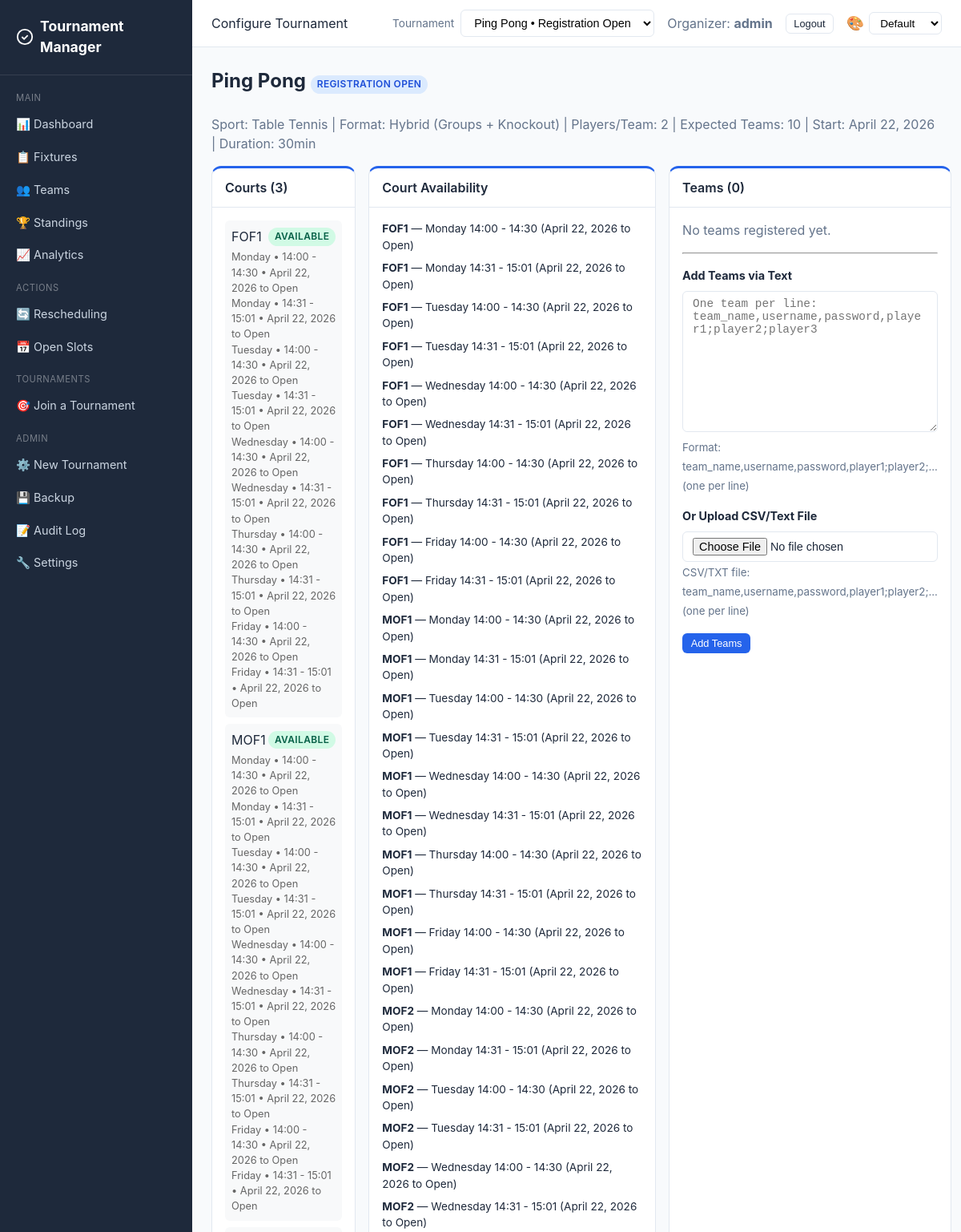
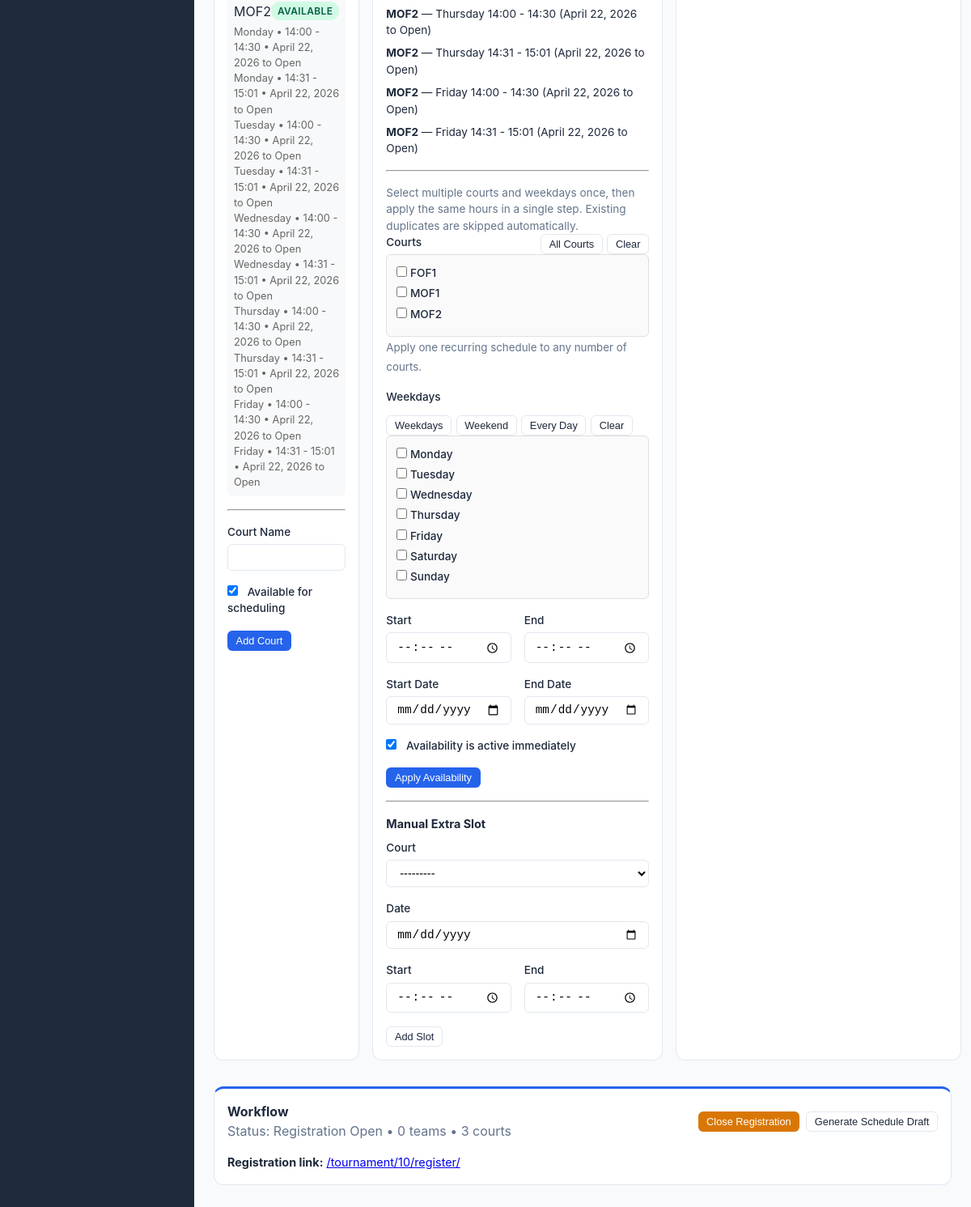
The page /tournament/10/config/ (signed in) on the database as committed earlier (2 pictures, top to bottom).
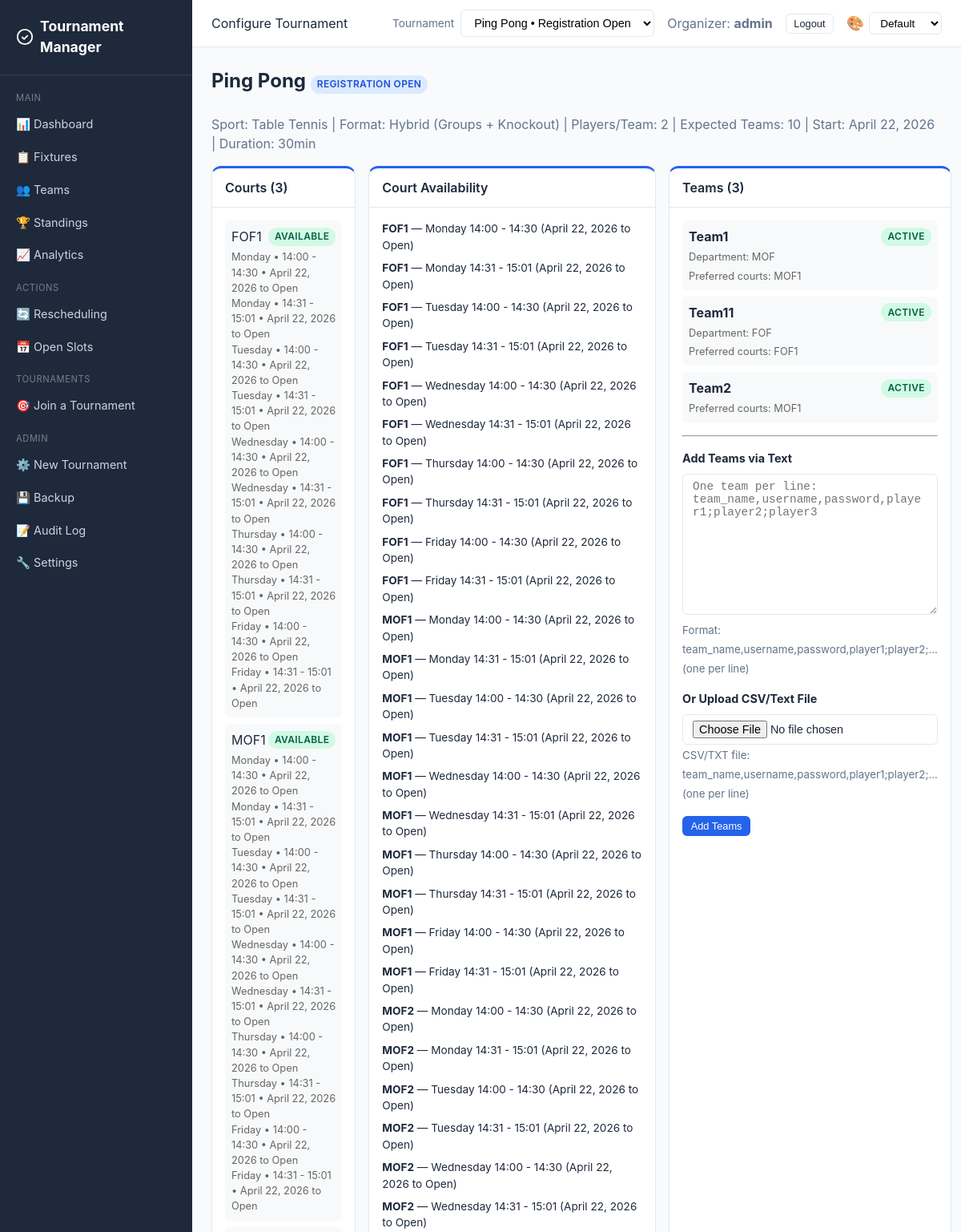
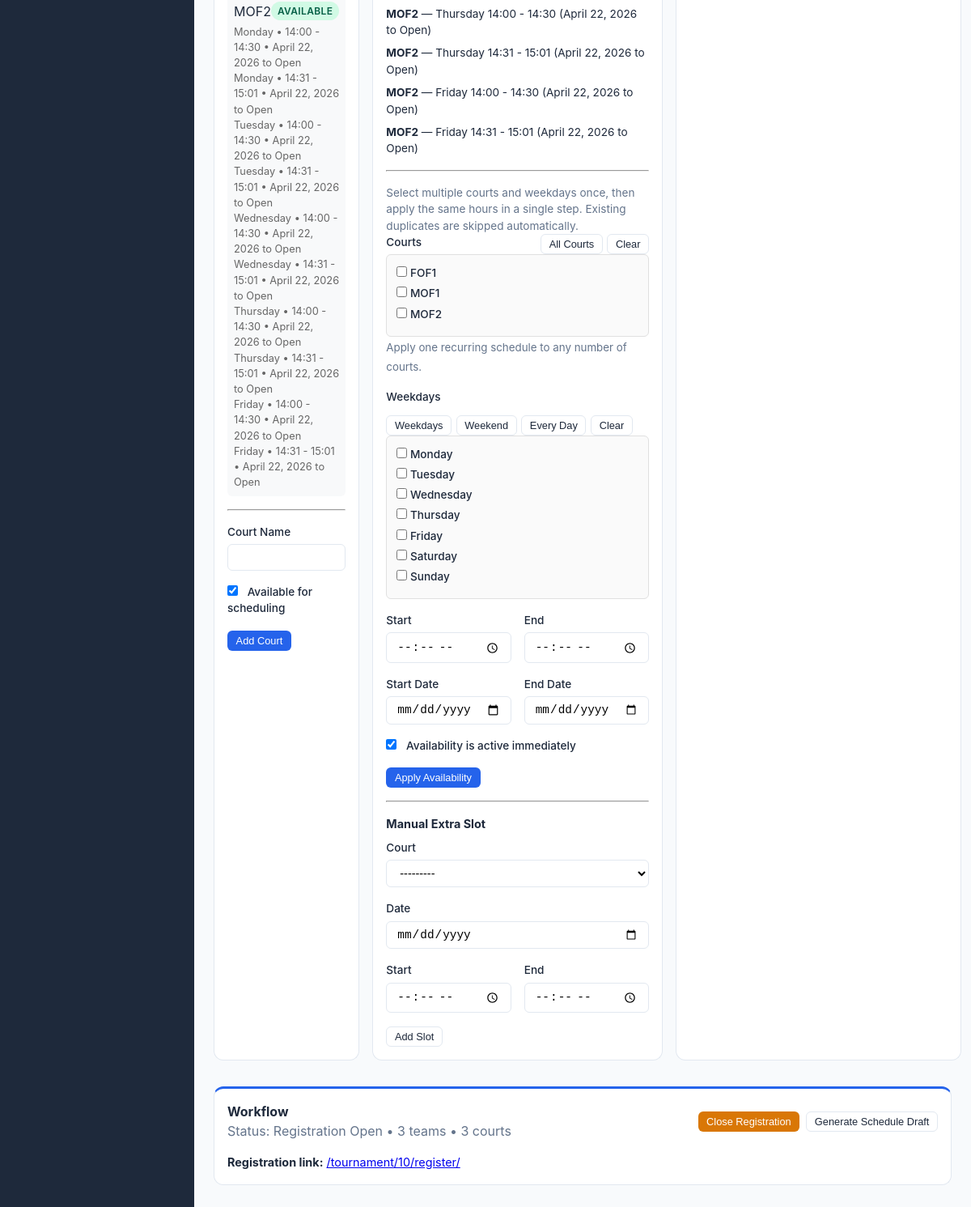
The same page on the database as committed later (2 pictures, top to bottom).
### core/models.py (models this page shows, shortened)
class Court(models.Model):
    tournament = models.ForeignKey(
        Tournament, on_delete=models.CASCADE, related_name="courts"
    )
    name = models.CharField(max_length=100)
    is_available = models.BooleanField(default=True)
    class Meta:
        unique_together = ["tournament", "name"]
    def __str__(self):
        return self.name

class CourtAvailability(models.Model):
    WEEKDAY_CHOICES = [
        (0, "Monday"),
        (1, "Tuesday"),
        (2, "Wednesday"),
        (3, "Thursday"),
        (4, "Friday"),
        (5, "Saturday"),
        (6, "Sunday"),
    ]
    court = models.ForeignKey(
        Court, on_delete=models.CASCADE, related_name="availabilities"
    )
    weekday = models.IntegerField(choices=WEEKDAY_CHOICES)
    start_time = models.TimeField()
    end_time = models.TimeField()
    start_date = models.DateField(null=True, blank=True)
    end_date = models.DateField(null=True, blank=True)
    is_active = models.BooleanField(default=True)
    class Meta:
        ordering = ["court__name", "weekday", "start_time"]

class Team(models.Model):
    STATUS_CHOICES = [
        ("active", "Active"),
        ("withdrawn", "Withdrawn"),
    ]
    user = models.ForeignKey(User, on_delete=models.CASCADE, related_name="captained_teams")
    tournament = models.ForeignKey(
        Tournament, on_delete=models.CASCADE, related_name="teams"
    )
    name = models.CharField(max_length=100)
    department = models.CharField(max_length=120, blank=True, default="")
    status = models.CharField(max_length=20, choices=STATUS_CHOICES, default="active")
    withdrawn_at = models.DateTimeField(null=True, blank=True)
    group = models.CharField(max_length=5, blank=True, default="")
    preferred_courts = models.ManyToManyField(Court, blank=True, related_name="preferred_by")
    availability_notes = models.TextField(blank=True, default="")
    seed = models.IntegerField(default=0)
    class Meta:
        unique_together = [["tournament", "name"], ["tournament", "user"]]

### core/views.py (the view)
# urls.py: path("tournament/<int:pk>/config/", views.tournament_config, name="tournament_config"),
@login_required
def tournament_config(request, pk):
    if not _is_organizer(request.user):
        return redirect("dashboard")
    tournament = get_object_or_404(Tournament, pk=pk)
    request.session["selected_tournament_id"] = tournament.pk
    teams = tournament.teams.prefetch_related("players", "preferred_courts").all()
    return render(request, "core/tournament_config.html", {
        "tournament": tournament,
        "courts": tournament.courts.all(),
        "court_availabilities": CourtAvailability.objects.filter(court__tournament=tournament).select_related("court"),
        "teams": teams,
        "time_slots": tournament.time_slots.select_related("court").all(),
        "court_form": CourtForm(),
        "timeslot_form": TimeSlotForm(tournament=tournament),
        "court_availability_form": CourtAvailabilityForm(tournament=tournament),
        "bulk_team_form": BulkTeamForm(),
        "bulk_team_file_form": BulkTeamFileForm(),
        **_tournament_context(request, tournament),
    })

### core/forms.py
class CourtForm(forms.ModelForm):
    class Meta:
        model = Court
        fields = ["name", "is_available"]
        widgets = {
            "name": forms.TextInput(attrs={"class": "form-control"}),
            "is_available": forms.CheckboxInput(attrs={"class": "form-check-input"}),
        }
    def __init__(self, *args, **kwargs):
        super().__init__(*args, **kwargs)
        self.fields["is_available"].required = False
        self.fields["is_available"].initial = True

### core/views.py (called while the page is built, shortened)
def _tournament_context(request, tournament=None):
    if not request.user.is_authenticated:
        return {}
    if _is_organizer(request.user):
        return {
            "available_tournaments": _get_available_tournaments(),
            "selected_tournament": tournament,
        }

def _is_organizer(user):
    return user.is_staff or user.is_superuser

### templates/core/tournament_config.html (shortened to what the changed rows need)
{% extends "core/base.html" %}
{% block content %}
<h1 class="page-title">{{ tournament.name }} <span class="badge badge-{{ tournament.status }}">{{ tournament.get_status_display }}</span></h1>
<div class="grid grid-3">
    <div class="card">
        <div class="card-body">
            {% for court in courts %}
            <div class="mb-1" style="padding:0.5rem;background:#f8f9fa;border-radius:6px;">
                <div class="d-flex justify-between align-center">
                    <span>{{ court.name }}</span>
                    <span class="badge {% if court.is_available %}badge-active{% else %}badge-withdrawn{% endif %}">
                        {% if court.is_available %}Available{% else %}Unavailable{% endif %}
                    </span>
                </div>
                <div style="font-size:0.8rem;color:#666;margin-top:0.25rem;">
                    {% with avails=court.availabilities.all %}
                        {% if avails %}
                            {% for avail in avails %}
                                <div>{{ avail.get_weekday_display }} • {{ avail.start_time|time:"H:i" }} - {{ avail.end_time|time:"H:i" }}{% if avail.start_date or avail.end_date %} • {{ avail.start_date|default:"Any" }} to {{ avail.end_date|default:"Open" }}{% endif %}</div>
                            {% endfor %}
                        {% else %}
                            <span class="text-muted">No recurring availability set yet.</span>
                        {% endif %}
                    {% endwith %}
                </div>
            </div>
            {% empty %}
            <p class="text-muted">No courts added yet.</p>
            {% endfor %}
        </div>
    </div>
    <div class="card">
        <div class="card-body">
            {% for ca in court_availabilities %}
            <div class="mb-1" style="font-size:0.85rem;">
                <strong>{{ ca.court.name }}</strong> — {{ ca.get_weekday_display }} {{ ca.start_time|time:"H:i" }} - {{ ca.end_time|time:"H:i" }}{% if ca.start_date or ca.end_date %} ({{ ca.start_date|default:"Any" }} to {{ ca.end_date|default:"Open" }}){% endif %}
            </div>
            {% empty %}
            <p class="text-muted">No recurring availability added yet.</p>
            {% endfor %}
            <hr style="margin:1rem 0;">
            <p class="text-muted" style="font-size:0.85rem;">Select multiple courts and weekdays once, then apply the same hours in a single step. Existing duplicates are skipped automatically.</p>
            <form method="post" action="{% url 'add_court_availability' pk=tournament.pk %}">
                <div class="form-group">
                </div>
                <div class="form-group">
                </div>
                <div class="grid grid-2">
                </div>
                <div class="grid grid-2">
                </div>
                <div class="form-group">
                </div>
                <button type="submit" class="btn btn-primary btn-sm">Apply Availability</button>
            </form>
            <hr style="margin:1rem 0;">
            <h4 style="font-size:0.9rem;margin-bottom:0.5rem;">Manual Extra Slot</h4>
            <form method="post" action="{% url 'add_timeslot' pk=tournament.pk %}">
                <div class="form-group"><label>Court</label>{{ timeslot_form.court }}</div>
                <div class="form-group"><label>Date</label>{{ timeslot_form.date }}</div>
                <div class="grid grid-2">
                </div>
                <button type="submit" class="btn btn-outline btn-sm">Add Slot</button>
            </form>
        </div>
    </div>
    <div class="card">
        <div class="card-header">Teams ({{ teams.count }})</div>
        <div class="card-body">
            {% for t in teams %}
            <div class="mb-1" style="padding:0.5rem;background:#f8f9fa;border-radius:6px;">
                <div class="d-flex justify-between align-center">
                    <strong>{{ t.name }}</strong>
                    <span class="badge badge-{{ t.status }}">{{ t.get_status_display }}</span>
                </div>
                {% if t.department %}
                <div style="font-size:0.8rem;color:#666;margin-top:0.25rem;">
                    Department: {{ t.department }}
                </div>
                {% endif %}
                <div style="font-size:0.8rem;color:#666;margin-top:0.25rem;">
                    Preferred courts:
                    {% for c in t.preferred_courts.all %}{{ c.name }}{% if not forloop.last %}, {% endif %}{% empty %}<span class="text-danger">Not set</span>{% endfor %}
                </div>
            </div>
            {% empty %}
            <p class="text-muted">No teams registered yet.</p>
            {% endfor %}
            <hr style="margin:1rem 0;">
            <h4 style="font-size:0.9rem;margin-bottom:0.5rem;">Add Teams via Text</h4>
            <form method="post" action="{% url 'add_teams_bulk' pk=tournament.pk %}" enctype="multipart/form-data">
                <div class="form-group">
                </div>
                <h4 style="font-size:0.9rem;margin:0.75rem 0 0.5rem;">Or Upload CSV/Text File</h4>
                <div class="form-group">
                </div>
                <button type="submit" class="btn btn-primary btn-sm">Add Teams</button>
            </form>
        </div>
    </div>
</div>
<div class="card mt-2">
    <div class="card-body">
        <div class="d-flex justify-between align-center" style="gap:1rem; flex-wrap:wrap;">
            <div>
                <strong>Workflow</strong><br>
                <span class="text-muted">Status: {{ tournament.get_status_display }} • {{ teams.count }} teams • {{ courts.count }} courts</span>
            </div>
        </div>
    </div>
</div>
{% endblock %}

Rows that differ between the two databases and show on the page:
added Team: name "Team1", status "ACTIVE", department "MOF", Court (name "MOF1")
added Team: name "Team11", status "ACTIVE", department "FOF", Court (name "FOF1")
added Team: name "Team2", status "ACTIVE", Court (name "MOF1")
Other text that changed with them:
{{ teams.count }}: "0" → "3"
text no longer shown: "No teams registered yet."
